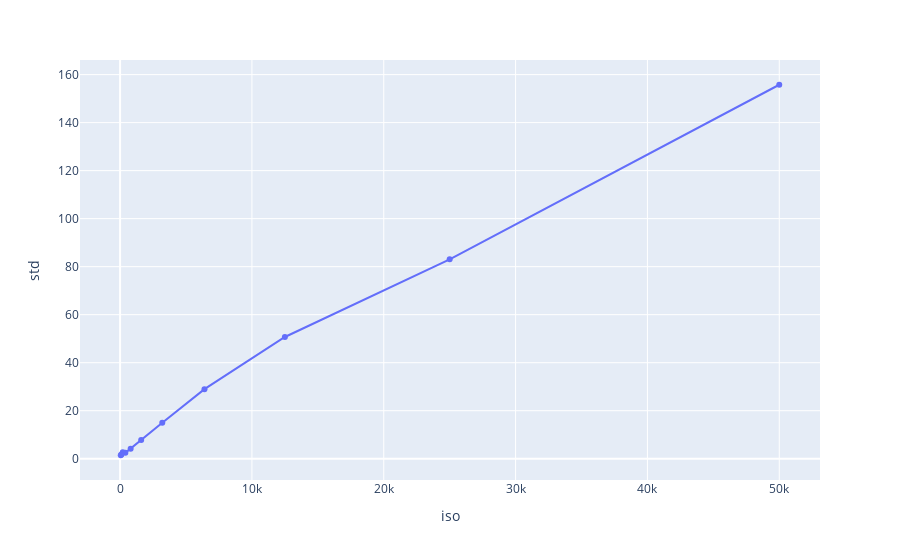

Notebook code for this chart:
### Code cell
px.line(q3_36[q3_36['time'] == 0.001], x='iso', y='std', markers=True)

### Figure 1 — Plotly figure (JSON) as saved in the notebook; plotly's stock layout.template omitted (floating-point values rounded to 4 significant figures)
{"data": [{"hovertemplate": "iso=%{x}<br>std=%{y}<extra></extra>", "legendgroup": "", "line": {"color": "#636efa", "dash": "solid"}, "marker": {"symbol": "circle"}, "mode": "markers+lines", "name": "", "orientation": "v", "showlegend": false, "type": "scatter", "x": [50000, 25000, 12500, 6400, 3200, 1600, 800, 400, 200, 100, 50], "xaxis": "x", "y": [155.8, 83.08, 50.7, 28.97, 14.95, 7.78, 4.179, 2.436, 2.671, 1.797, 1.444], "yaxis": "y"}], "layout": {"autosize": true, "legend": {"tracegroupgap": 0}, "margin": {"t": 60}, "xaxis": {"anchor": "y", "autorange": true, "domain": [0, 1], "range": [-2950.0, 53000.0], "title": {"text": "iso"}, "type": "linear"}, "yaxis": {"anchor": "x", "autorange": true, "domain": [0, 1], "range": [-10.51, 167.7], "title": {"text": "std"}, "type": "linear"}}}
